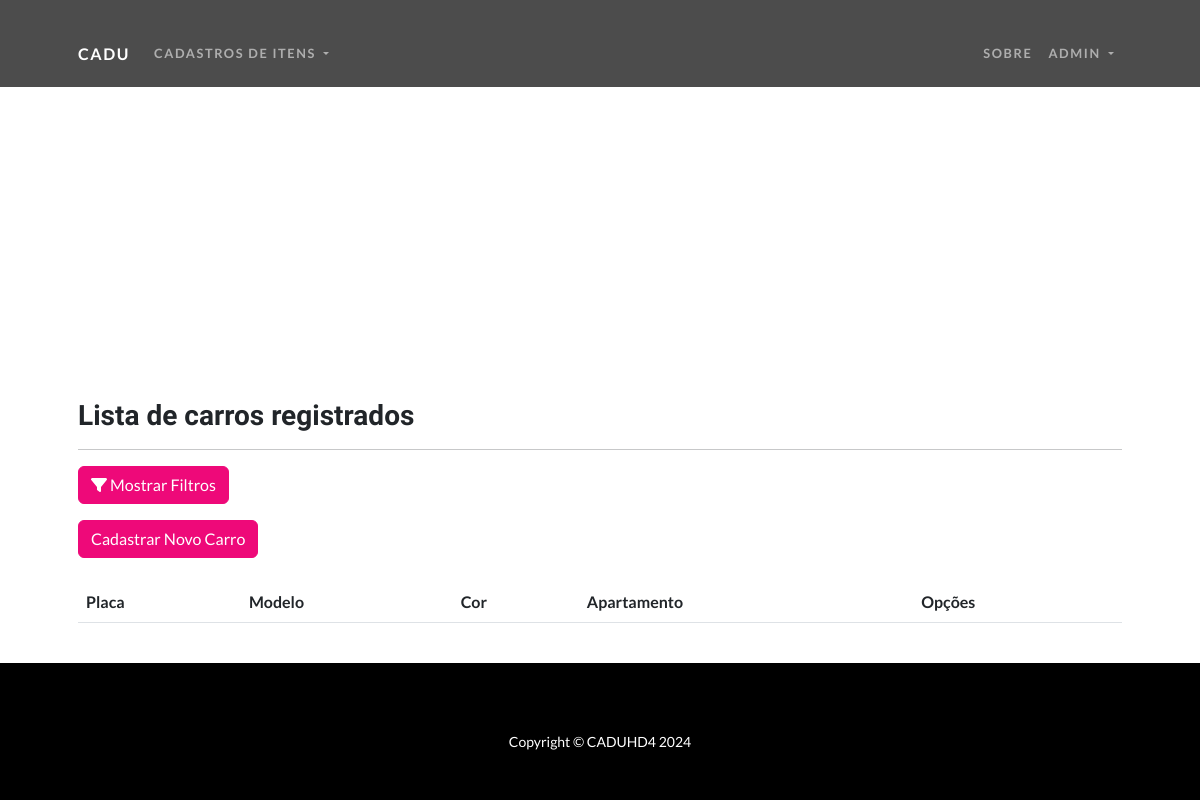
Page /listar/carros/ (signed in) on the earlier database version.
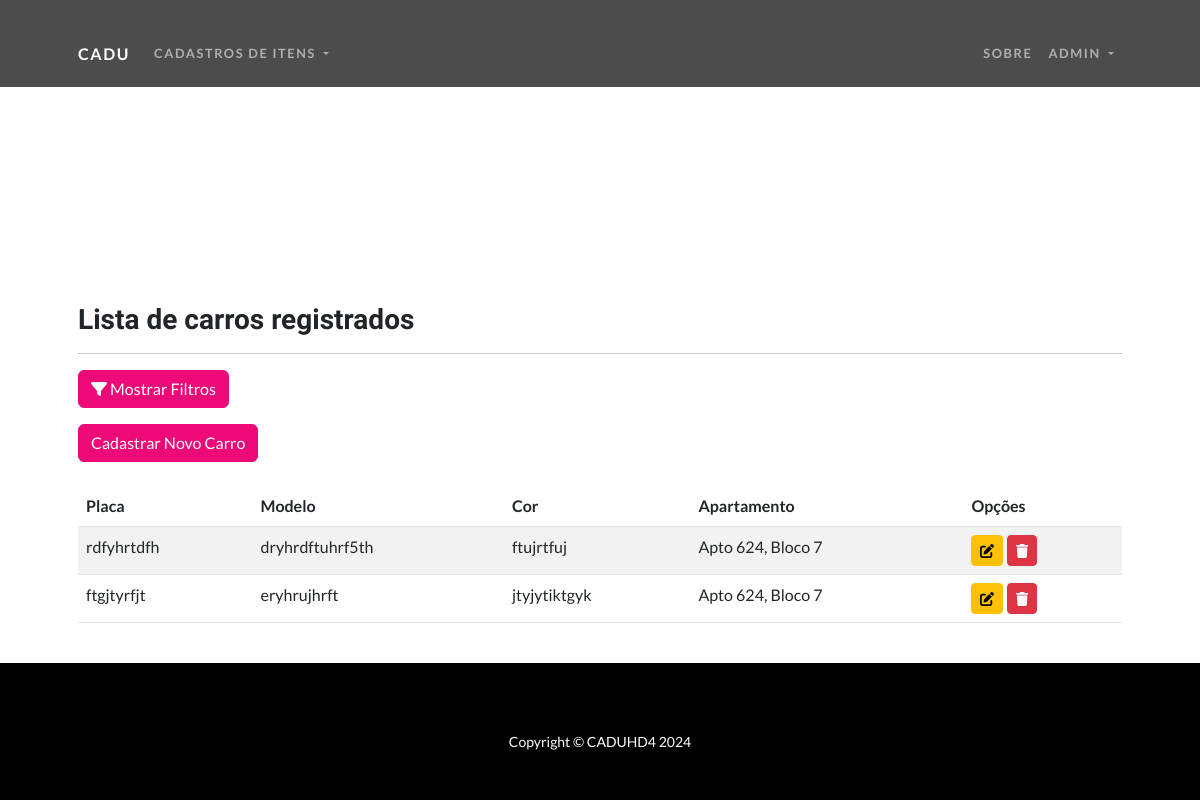
Same page on the later database version.
### cadastros/models.py (models this page shows, shortened)
class Carro(models.Model):
    placa = models.CharField(max_length=10)
    modelo = models.CharField(max_length=50)
    cor = models.CharField(max_length=20)
    apartamento = models.ForeignKey(Apartamento, on_delete=models.CASCADE, related_name="carros")

class Apartamento(models.Model):
    numero = models.IntegerField()
    bloco = models.CharField(max_length=10)
    def __str__(self):
        return f"Apto {self.numero}, Bloco {self.bloco}"

### cadastros/views.py (the view)
# urls.py: path('listar/carros/', CarroList.as_view(), name='list-carro'),
class CarroList(GroupRequiredMixin, LoginRequiredMixin, FilterView):
    model = Carro
    filterset_class = CarroFilter
    template_name = 'cadastros/listas/carro.html'
    login_url = reverse_lazy('login')
    group_required = ("Administrador", "Usuarios")

### cadastros/templates/cadastros/listas/carro.html (shortened to what this page needs)
{% extends "paginas/modelo.html" %}
{% load static %}
{% block content %}
<h3>Lista de carros registrados</h3>
<hr>
<button class="btn btn-primary mb-3" type="button" data-bs-toggle="collapse" data-bs-target="#filtrosCollapse" aria-expanded="false" aria-controls="filtrosCollapse">
    <i class="fas fa-filter"></i> Mostrar Filtros
</button>
<div class="text-right mb-3">
    <a href="{% url 'add-carro' %}" class="btn btn-primary">Cadastrar Novo Carro</a>
</div>
<div class="table-responsive mt-4">
    <table class="table table-striped" id="tabela-carros">
        <thead>
            <tr>
                <th>Placa</th>
                <th>Modelo</th>
                <th>Cor</th>
                <th>Apartamento</th>
                <th>Opções</th>
            </tr>
        </thead>
        <tbody>
        {% for carro in object_list %}
        <tr>
            <td>{{ carro.placa }}</td>
            <td>{{ carro.modelo }}</td>
            <td>{{ carro.cor }}</td>
            <td>{{ carro.apartamento }}</td>
            <td>
                <a href="{% url 'update-carro' carro.pk %}" class="btn btn-warning btn-sm"><i class="fas fa-edit"></i></a>
                <a href="{% url 'delete-carro' carro.pk %}" class="btn btn-danger btn-sm"><i class="fas fa-trash"></i></a>
            </td>
        </tr>
        {% endfor %}
        </tbody>
    </table>
</div>
{% endblock %}

Differences in the rows shown:
added Carro: placa "rdfyhrtdfh", modelo "dryhrdftuhrf5th", cor "ftujrtfuj", apartamento "Apto 624, Bloco 7"
added Carro: placa "ftgjtyrfjt", modelo "eryhrujhrft", cor "jtyjytiktgyk", apartamento "Apto 624, Bloco 7"
